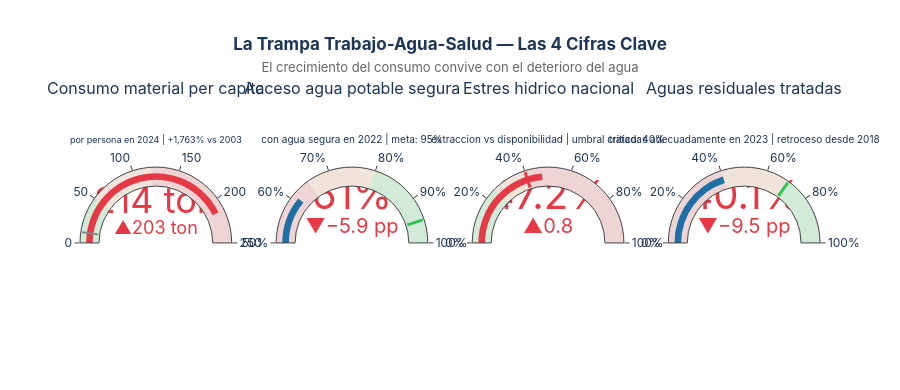

Notebook cell for this chart:
### Markdown cell above
---
## Resumen Ejecutivo — Las 4 cifras del Trilema

### Code cell
# ══════════════════════════════════════════════════════════════════════════════
# FIGURA 1 — KPIs del Trilema (4 gauges)
# ══════════════════════════════════════════════════════════════════════════════

fig_kpi = make_subplots(
    rows=1, cols=4,
    subplot_titles=[
        'Consumo material per capita',
        'Acceso agua potable segura',
        'Estres hidrico nacional',
        'Aguas residuales tratadas'
    ],
    specs=[[{'type':'indicator'}]*4],
    horizontal_spacing=0.06
)

# KPI 1: Consumo material per cápita (explosion)
fig_kpi.add_trace(go.Indicator(
    mode='number+delta+gauge',
    value=214.0,
    delta={'reference': 11.5, 'valueformat':'.0f', 'suffix':' ton',
           'increasing':{'color': C_ALERTA}},
    number={'suffix':' ton', 'valueformat':'.0f',
            'font':{'size':36, 'color': C_ALERTA}},
    gauge={
        'axis':{'range':[0,250]},
        'bar':{'color': C_ALERTA,'thickness':0.35},
        'bgcolor':'#F0F0F0',
        'steps':[
            {'range':[0,50],  'color':'rgba(44,198,83,0.15)'},
            {'range':[50,120],'color':'rgba(244,162,97,0.15)'},
            {'range':[120,250],'color':'rgba(230,57,70,0.15)'}
        ],
        'threshold':{'line':{'color':'#888','width':2},'value':11.5}
    },
    title={'text':'por persona en 2024 | +1,763% vs 2003'}
), row=1, col=1)

# KPI 2: Acceso agua potable segura (retroceso)
fig_kpi.add_trace(go.Indicator(
    mode='number+delta+gauge',
    value=61.0,
    delta={'reference': 66.9, 'valueformat':'.1f', 'suffix':' pp',
           'decreasing':{'color': C_ALERTA}},
    number={'suffix':'%', 'valueformat':'.0f',
            'font':{'size':40, 'color': C_ALERTA}},
    gauge={
        'axis':{'range':[50,100], 'ticksuffix':'%'},
        'bar':{'color': C_AGUA,'thickness':0.35},
        'bgcolor':'#F0F0F0',
        'steps':[
            {'range':[50,65], 'color':'rgba(230,57,70,0.15)'},
            {'range':[65,80], 'color':'rgba(244,162,97,0.15)'},
            {'range':[80,100],'color':'rgba(44,198,83,0.15)'}
        ],
        'threshold':{'line':{'color': C_MEJORA,'width':3},'value':95}
    },
    title={'text':'con agua segura en 2022 | meta: 95%'}
), row=1, col=2)

# KPI 3: Estrés hídrico
fig_kpi.add_trace(go.Indicator(
    mode='number+delta+gauge',
    value=47.2,
    delta={'reference': 46.4, 'valueformat':'.1f',
           'increasing':{'color': C_ALERTA}},
    number={'suffix':'%', 'valueformat':'.1f',
            'font':{'size':40, 'color': C_ALERTA}},
    gauge={
        'axis':{'range':[0,100], 'ticksuffix':'%'},
        'bar':{'color': C_ALERTA,'thickness':0.35},
        'bgcolor':'#F0F0F0',
        'steps':[
            {'range':[0,25],  'color':'rgba(44,198,83,0.15)'},
            {'range':[25,40], 'color':'rgba(244,162,97,0.15)'},
            {'range':[40,100],'color':'rgba(230,57,70,0.15)'}
        ],
        'threshold':{'line':{'color': C_ALERTA,'width':3},'value':40}
    },
    title={'text':'extraccion vs disponibilidad | umbral critico: 40%'}
), row=1, col=3)

# KPI 4: Aguas residuales tratadas
fig_kpi.add_trace(go.Indicator(
    mode='number+delta+gauge',
    value=40.1,
    delta={'reference': 49.6, 'valueformat':'.1f', 'suffix':' pp',
           'decreasing':{'color': C_ALERTA}},
    number={'suffix':'%', 'valueformat':'.1f',
            'font':{'size':40, 'color': C_ALERTA}},
    gauge={
        'axis':{'range':[0,100], 'ticksuffix':'%'},
        'bar':{'color': C_AGUA,'thickness':0.35},
        'bgcolor':'#F0F0F0',
        'steps':[
            {'range':[0,40],  'color':'rgba(230,57,70,0.15)'},
            {'range':[40,70], 'color':'rgba(244,162,97,0.15)'},
            {'range':[70,100],'color':'rgba(44,198,83,0.15)'}
        ],
        'threshold':{'line':{'color': C_MEJORA,'width':3},'value':70}
    },
    title={'text':'tratadas adecuadamente en 2023 | retroceso desde 2018'}
), row=1, col=4)

fig_kpi.update_layout(
    title=dict(
        text='<b>La Trampa Trabajo-Agua-Salud — Las 4 Cifras Clave</b><br>'
             '<span style="font-size:13px;color:#666;font-weight:normal">'
             'El crecimiento del consumo convive con el deterioro del agua</span>',
        x=0.5, xanchor='center'
    ),
    height=390, paper_bgcolor='white',
    font=dict(family='Inter, Arial, sans-serif', color=C_LINEA)
)
fig_kpi.show()

### Figure 1 — Plotly figure (JSON) as saved in the notebook; plotly's stock layout.template omitted (floating-point values rounded to 4 significant figures)
{"data": [{"delta": {"increasing": {"color": "#E63946"}, "reference": 11.5, "suffix": " ton", "valueformat": ".0f"}, "domain": {"x": [0.0, 0.205], "y": [0.0, 1.0]}, "gauge": {"axis": {"range": [0, 250]}, "bar": {"color": "#E63946", "thickness": 0.35}, "bgcolor": "#F0F0F0", "steps": [{"color": "rgba(44,198,83,0.15)", "range": [0, 50]}, {"color": "rgba(244,162,97,0.15)", "range": [50, 120]}, {"color": "rgba(230,57,70,0.15)", "range": [120, 250]}], "threshold": {"line": {"color": "#888", "width": 2}, "value": 11.5}}, "mode": "number+delta+gauge", "number": {"font": {"color": "#E63946", "size": 36}, "suffix": " ton", "valueformat": ".0f"}, "title": {"text": "por persona en 2024 | +1,763% vs 2003"}, "type": "indicator", "value": 214.0}, {"delta": {"decreasing": {"color": "#E63946"}, "reference": 66.9, "suffix": " pp", "valueformat": ".1f"}, "domain": {"x": [0.265, 0.47], "y": [0.0, 1.0]}, "gauge": {"axis": {"range": [50, 100], "ticksuffix": "%"}, "bar": {"color": "#1D6FA4", "thickness": 0.35}, "bgcolor": "#F0F0F0", "steps": [{"color": "rgba(230,57,70,0.15)", "range": [50, 65]}, {"color": "rgba(244,162,97,0.15)", "range": [65, 80]}, {"color": "rgba(44,198,83,0.15)", "range": [80, 100]}], "threshold": {"line": {"color": "#2DC653", "width": 3}, "value": 95}}, "mode": "number+delta+gauge", "number": {"font": {"color": "#E63946", "size": 40}, "suffix": "%", "valueformat": ".0f"}, "title": {"text": "con agua segura en 2022 | meta: 95%"}, "type": "indicator", "value": 61.0}, {"delta": {"increasing": {"color": "#E63946"}, "reference": 46.4, "valueformat": ".1f"}, "domain": {"x": [0.53, 0.735], "y": [0.0, 1.0]}, "gauge": {"axis": {"range": [0, 100], "ticksuffix": "%"}, "bar": {"color": "#E63946", "thickness": 0.35}, "bgcolor": "#F0F0F0", "steps": [{"color": "rgba(44,198,83,0.15)", "range": [0, 25]}, {"color": "rgba(244,162,97,0.15)", "range": [25, 40]}, {"color": "rgba(230,57,70,0.15)", "range": [40, 100]}], "threshold": {"line": {"color": "#E63946", "width": 3}, "value": 40}}, "mode": "number+delta+gauge", "number": {"font": {"color": "#E63946", "size": 40}, "suffix": "%", "valueformat": ".1f"}, "title": {"text": "extraccion vs disponibilidad | umbral critico: 40%"}, "type": "indicator", "value": 47.2}, {"delta": {"decreasing": {"color": "#E63946"}, "reference": 49.6, "suffix": " pp", "valueformat": ".1f"}, "domain": {"x": [0.795, 1.0], "y": [0.0, 1.0]}, "gauge": {"axis": {"range": [0, 100], "ticksuffix": "%"}, "bar": {"color": "#1D6FA4", "thickness": 0.35}, "bgcolor": "#F0F0F0", "steps": [{"color": "rgba(230,57,70,0.15)", "range": [0, 40]}, {"color": "rgba(244,162,97,0.15)", "range": [40, 70]}, {"color": "rgba(44,198,83,0.15)", "range": [70, 100]}], "threshold": {"line": {"color": "#2DC653", "width": 3}, "value": 70}}, "mode": "number+delta+gauge", "number": {"font": {"color": "#E63946", "size": 40}, "suffix": "%", "valueformat": ".1f"}, "title": {"text": "tratadas adecuadamente en 2023 | retroceso desde 2018"}, "type": "indicator", "value": 40.1}], "layout": {"annotations": [{"font": {"size": 16}, "showarrow": false, "text": "Consumo material per capita", "x": 0.1025, "xanchor": "center", "xref": "paper", "y": 1.0, "yanchor": "bottom", "yref": "paper"}, {"font": {"size": 16}, "showarrow": false, "text": "Acceso agua potable segura", "x": 0.3675, "xanchor": "center", "xref": "paper", "y": 1.0, "yanchor": "bottom", "yref": "paper"}, {"font": {"size": 16}, "showarrow": false, "text": "Estres hidrico nacional", "x": 0.6325, "xanchor": "center", "xref": "paper", "y": 1.0, "yanchor": "bottom", "yref": "paper"}, {"font": {"size": 16}, "showarrow": false, "text": "Aguas residuales tratadas", "x": 0.8975, "xanchor": "center", "xref": "paper", "y": 1.0, "yanchor": "bottom", "yref": "paper"}], "font": {"color": "#1D3557", "family": "Inter, Arial, sans-serif"}, "height": 390, "paper_bgcolor": "white", "title": {"text": "<b>La Trampa Trabajo-Agua-Salud — Las 4 Cifras Clave</b><br><span style=\"font-size:13px;color:#666;font-weight:normal\">El crecimiento del consumo convive con el deterioro del agua</span>", "x": 0.5, "xanchor": "center"}}}
